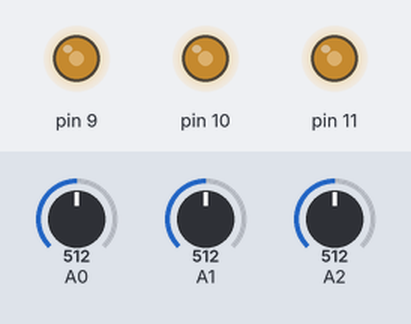
This sketch was run on a simulated Arduino Uno, built with avr-gcc and run on an emulated ATmega328P. Shown: output pins drawn as LEDs (lit = HIGH). The test bench sets the inputs (shaded band); at power-on: A0 = 512, A1 = 512, A2 = 512.

Above: at 1.2 s.
1.3 s: A0 set to 716
At 2.3 s:
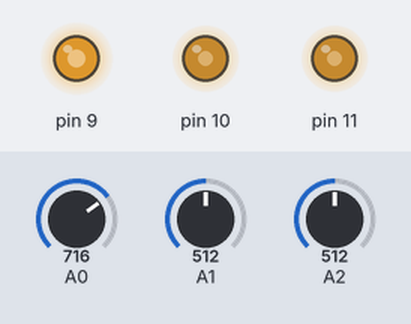
2.8 s: A1 set to 716
At 3.4 s:
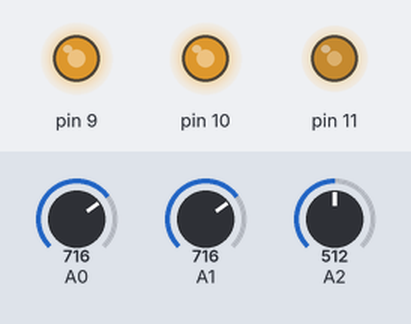
4.3 s: A2 set to 716
At 5.5 s:
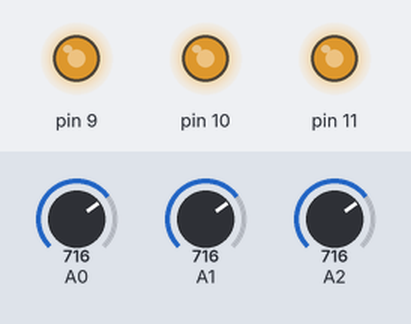
5.8 s: A0 set to 900
At 6.9 s:
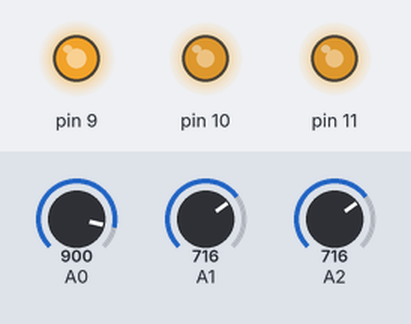
7.3 s: A1 set to 900
At 8.0 s:
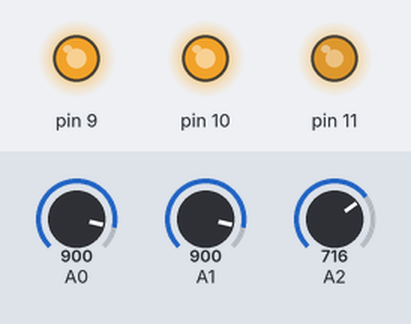
8.8 s: A2 set to 900
At 9.2 s:
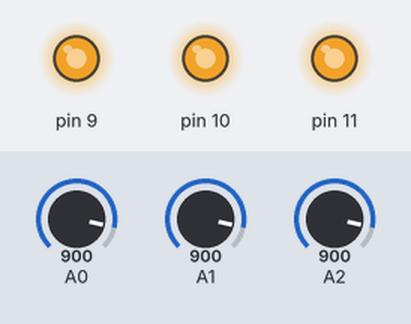
Timing chart, 0 to 11.3 s (numbered marks = the images above; inputs shaded):
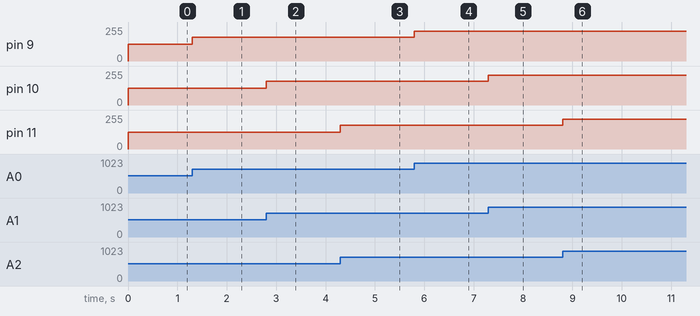

The sketch:

sketch_jun23d.ino
```cpp
void setup() {
  pinMode(A0, INPUT);
  pinMode(A1, INPUT);
  pinMode(A2, INPUT);
  pinMode(9, OUTPUT);
  pinMode(10, OUTPUT);
  pinMode(11, OUTPUT);
}

void loop() {
  // put your main code here, to run repeatedly:
int value1=analogRead(A0);
int value2=analogRead(A1);
int value3=analogRead(A2);

int cv1=map(value1,0, 1023,0,255);
int cv2=map(value2,0, 1023,0,255);
int cv3=map(value3,0, 1023,0,255);

analogWrite(9,cv1);
analogWrite(10,cv2);
analogWrite(11,cv3);

}
```

Measured:
- after the input at 1.3 s, pin 9: 127/255 → 178/255 at once
- after the input at 2.8 s, pin 10: 127/255 → 178/255 at once
- after the input at 4.3 s, pin 11: 127/255 → 178/255 at once
- after the input at 5.8 s, pin 9: 178/255 → 224/255 at once
- after the input at 7.3 s, pin 10: 178/255 → 224/255 at once
- after the input at 8.8 s, pin 11: 178/255 → 224/255 at once
